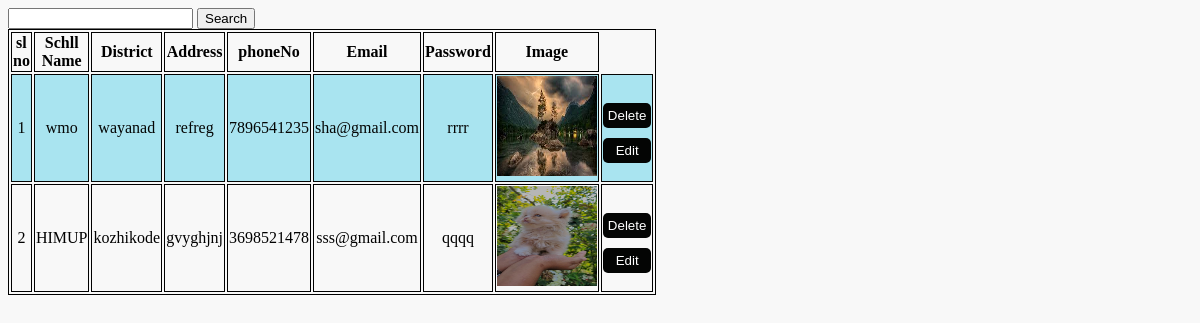
Screenshot of /registerpg with the database file from the repository.
### appz/models.py (models this page shows, shortened)
class register(models.Model):
    schlname=models.CharField(max_length=50)
    district=models.CharField(max_length=50)
    address=models.CharField(max_length=50)
    email=models.CharField(max_length=50)
    phone=models.IntegerField()
    password=models.CharField(max_length=50)
    file=models.FileField()

### appz/views.py (the view)
# urls.py: path('registerpg',views.registerpg,name='registerpg'),
def registerpg(request):
    data1=register.objects.all()
    return render(request,'table1.html',{'m_data':data1})

### template/table1.html (shortened to what this page needs)
<!DOCTYPE html>
<html lang="en">
    {% load static %}
<head>
    <link rel="stylesheet" href="{% static 'table.css' %}">
</head>
<body>
    <form action="{% url 'search' %}" method="post">
        <input type="search" name="schoolname" required>
        <input type="submit" value="Search">
    </form>
    <table>
        <tr>
            <th>
                sl no
            </th>
        <th>Schll Name </th>
        <th>District</th>
        <th>Address</th>
        <th>phoneNo</th>
        <th>Email</th>
        <th>Password</th>
        <th>Image</th>
    </tr>
    {% for i in m_data %}
    <tr>
        <td>{{ forloop.counter }}</td>
        <td>{{i.schlname}}</td>
        <td>{{i.district}}</td>
        <td>{{i.address}}</td>
        <td>{{i.phone}}</td>
        <td>{{i.email}}</td>
        <td>{{i.password}}</td>
        <td><img src="{{i.file.url}}" alt="" height="100px" width="100px"></td>
        <td>
            <a href="{% url 'delete' id=i.id %}"><button>Delete</button></a>
            <a href="{% url 'edits' id=i.id %}"><button>Edit</button></a>
        </td>
    </tr>
    {% endfor %}
    </table>
</body>
</html>

### static/table.css (style rules this page uses)
body { background-color:#f8f8f8; }
table { border: 1px solid; text-align: center; width: 50%; background-color:f8f8f8; }
th { border: 1px solid; text-align: center; }
td { border: 1px solid; text-align: center; }
tr:nth-child(even) { background-color: #a9e4f0; color: #040504; }
button { width: 100%; padding:5px; margin-top: 10px; border: none; border-radius: 5px; background-color: #040504; color: white; cursor: pointer; }

### rows the page displays
register: schlname "wmo", district "wayanad", address "refreg", phone "7896541235", email "sha@gmail.com", password "rrrr", file (picture)
register: schlname "HIMUP", district "kozhikode", address "gvyghjnj", phone "3698521478", email "sss@gmail.com", password "qqqq", file (picture)
